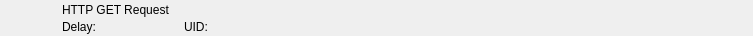
<?xml version="1.0" encoding="UTF-8"?>
<ui version="4.0">
 <class>RundownHttpGetWidget</class>
 <widget class="QWidget" name="RundownHttpGetWidget">
  <property name="geometry">
   <rect>
    <x>0</x>
    <y>0</y>
    <width>753</width>
    <height>36</height>
   </rect>
  </property>
  <layout class="QHBoxLayout" name="horizontalLayout">
   <property name="spacing">
    <number>0</number>
   </property>
   <property name="margin">
    <number>0</number>
   </property>
   <item>
    <widget class="QFrame" name="frameItem">
     <property name="sizePolicy">
      <sizepolicy hsizetype="Preferred" vsizetype="Fixed">
       <horstretch>0</horstretch>
       <verstretch>0</verstretch>
      </sizepolicy>
     </property>
     <property name="minimumSize">
      <size>
       <width>0</width>
       <height>36</height>
      </size>
     </property>
     <widget class="QLabel" name="labelIcon">
      <property name="geometry">
       <rect>
        <x>22</x>
        <y>2</y>
        <width>32</width>
        <height>32</height>
       </rect>
      </property>
      <property name="text">
       <string/>
      </property>
      <property name="pixmap">
       <pixmap resource="../Widgets.qrc">:/Graphics/Images/HttpGet.png</pixmap>
      </property>
      <property name="scaledContents">
       <bool>true</bool>
      </property>
     </widget>
     <widget class="QLabel" name="labelLabel">
      <property name="geometry">
       <rect>
        <x>62</x>
        <y>2</y>
        <width>561</width>
        <height>16</height>
       </rect>
      </property>
      <property name="text">
       <string>HTTP GET Request</string>
      </property>
     </widget>
     <widget class="QLabel" name="labelColor">
      <property name="geometry">
       <rect>
        <x>0</x>
        <y>0</y>
        <width>18</width>
        <height>36</height>
       </rect>
      </property>
      <property name="text">
       <string/>
      </property>
     </widget>
     <widget class="QLabel" name="labelGroupColor">
      <property name="geometry">
       <rect>
        <x>0</x>
        <y>0</y>
        <width>6</width>
        <height>36</height>
       </rect>
      </property>
      <property name="text">
       <string/>
      </property>
     </widget>
     <widget class="QLabel" name="labelDelay">
      <property name="geometry">
       <rect>
        <x>62</x>
        <y>19</y>
        <width>83</width>
        <height>16</height>
       </rect>
      </property>
      <property name="text">
       <string>Delay:</string>
      </property>
     </widget>
     <widget class="QLabel" name="labelRemoteTriggerId">
      <property name="geometry">
       <rect>
        <x>184</x>
        <y>19</y>
        <width>111</width>
        <height>16</height>
       </rect>
      </property>
      <property name="text">
       <string>UID:</string>
      </property>
     </widget>
    </widget>
   </item>
   <item>
    <widget class="QFrame" name="frameStatus">
     <property name="minimumSize">
      <size>
       <width>77</width>
       <height>0</height>
      </size>
     </property>
     <property name="maximumSize">
      <size>
       <width>77</width>
       <height>16777215</height>
      </size>
     </property>
     <widget class="QLabel" name="labelGpiConnected">
      <property name="geometry">
       <rect>
        <x>1</x>
        <y>2</y>
        <width>32</width>
        <height>32</height>
       </rect>
      </property>
      <property name="minimumSize">
       <size>
        <width>32</width>
        <height>32</height>
       </size>
      </property>
      <property name="maximumSize">
       <size>
        <width>32</width>
        <height>32</height>
       </size>
      </property>
      <property name="lineWidth">
       <number>0</number>
      </property>
      <property name="text">
       <string/>
      </property>
      <property name="pixmap">
       <pixmap resource="../Widgets.qrc">:/Graphics/Images/GpiConnected.png</pixmap>
      </property>
      <property name="scaledContents">
       <bool>true</bool>
      </property>
     </widget>
     <widget class="QLabel" name="labelDisconnected">
      <property name="geometry">
       <rect>
        <x>32</x>
        <y>2</y>
        <width>32</width>
        <height>32</height>
       </rect>
      </property>
      <property name="minimumSize">
       <size>
        <width>32</width>
        <height>32</height>
       </size>
      </property>
      <property name="maximumSize">
       <size>
        <width>32</width>
        <height>32</height>
       </size>
      </property>
      <property name="text">
       <string/>
      </property>
      <property name="pixmap">
       <pixmap resource="../Widgets.qrc">:/Graphics/Images/Disconnected.png</pixmap>
      </property>
      <property name="scaledContents">
       <bool>true</bool>
      </property>
     </widget>
     <widget class="QLabel" name="labelActiveColor">
      <property name="geometry">
       <rect>
        <x>69</x>
        <y>0</y>
        <width>8</width>
        <height>36</height>
       </rect>
      </property>
      <property name="minimumSize">
       <size>
        <width>8</width>
        <height>36</height>
       </size>
      </property>
      <property name="maximumSize">
       <size>
        <width>8</width>
        <height>36</height>
       </size>
      </property>
      <property name="text">
       <string/>
      </property>
     </widget>
    </widget>
   </item>
  </layout>
 </widget>
 <resources>
  <include location="../Widgets.qrc"/>
 </resources>
 <connections/>
 <slots>
  <slot>addToCombo()</slot>
 </slots>
</ui>
